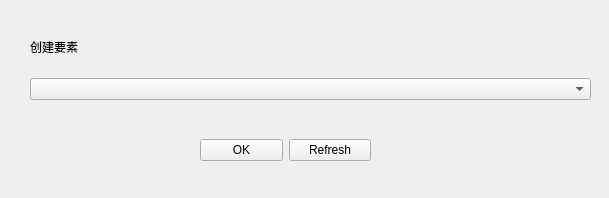
<?xml version="1.0" encoding="UTF-8"?>
<ui version="4.0">
 <class>Form</class>
 <widget class="QWidget" name="Form">
  <property name="geometry">
   <rect>
    <x>0</x>
    <y>0</y>
    <width>609</width>
    <height>198</height>
   </rect>
  </property>
  <property name="windowTitle">
   <string>Form</string>
  </property>
  <widget class="QWidget" name="verticalLayoutWidget">
   <property name="geometry">
    <rect>
     <x>30</x>
     <y>20</y>
     <width>561</width>
     <height>80</height>
    </rect>
   </property>
   <layout class="QVBoxLayout" name="verticalLayout">
    <property name="spacing">
     <number>5</number>
    </property>
    <property name="sizeConstraint">
     <enum>QLayout::SetDefaultConstraint</enum>
    </property>
    <item>
     <widget class="QLabel" name="label">
      <property name="text">
       <string>创建要素</string>
      </property>
     </widget>
    </item>
    <item>
     <widget class="QComboBox" name="layerBox"/>
    </item>
   </layout>
  </widget>
  <widget class="QWidget" name="horizontalLayoutWidget">
   <property name="geometry">
    <rect>
     <x>200</x>
     <y>110</y>
     <width>171</width>
     <height>80</height>
    </rect>
   </property>
   <layout class="QHBoxLayout" name="horizontalLayout">
    <item>
     <widget class="QPushButton" name="pushButton">
      <property name="text">
       <string>OK</string>
      </property>
     </widget>
    </item>
    <item>
     <widget class="QPushButton" name="pushButton_2">
      <property name="text">
       <string>Refresh</string>
      </property>
     </widget>
    </item>
   </layout>
  </widget>
 </widget>
 <resources/>
 <connections/>
</ui>
